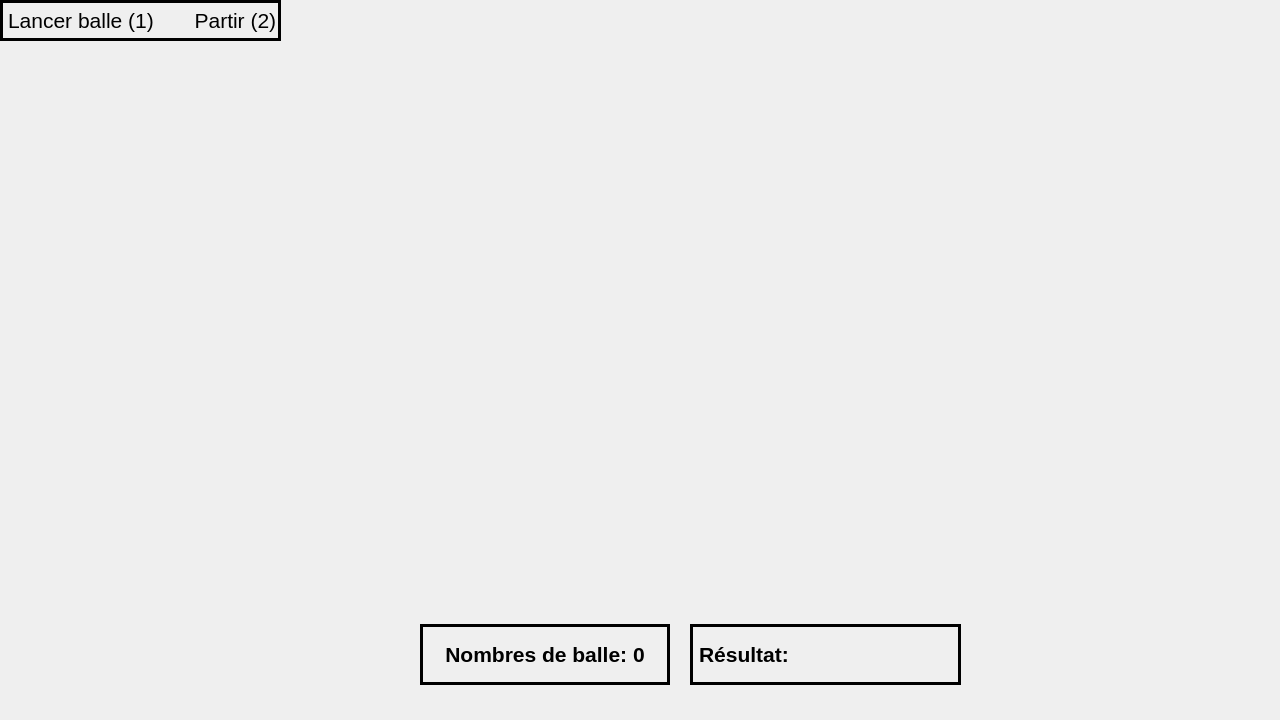
<?xml version="1.0" encoding="UTF-8"?>
<ui version="4.0">
 <class>Capture</class>
 <widget class="QWidget" name="Capture">
  <property name="geometry">
   <rect>
    <x>0</x>
    <y>0</y>
    <width>1280</width>
    <height>720</height>
   </rect>
  </property>
  <property name="windowTitle">
   <string>Form</string>
  </property>
  <widget class="QLabel" name="BackGround">
   <property name="geometry">
    <rect>
     <x>0</x>
     <y>0</y>
     <width>1280</width>
     <height>720</height>
    </rect>
   </property>
   <property name="autoFillBackground">
    <bool>true</bool>
   </property>
   <property name="text">
    <string/>
   </property>
   <property name="textFormat">
    <enum>Qt::TextFormat::PlainText</enum>
   </property>
   <property name="pixmap">
    <pixmap resource="Image.qrc">:/Decor/Image_Qt/Decor/AreneCombat.png</pixmap>
   </property>
   <property name="scaledContents">
    <bool>true</bool>
   </property>
  </widget>
  <widget class="QLabel" name="Genimon">
   <property name="geometry">
    <rect>
     <x>800</x>
     <y>50</y>
     <width>300</width>
     <height>300</height>
    </rect>
   </property>
   <property name="font">
    <font>
     <kerning>true</kerning>
    </font>
   </property>
   <property name="autoFillBackground">
    <bool>false</bool>
   </property>
   <property name="text">
    <string/>
   </property>
  </widget>
  <widget class="QLabel" name="Joueur">
   <property name="geometry">
    <rect>
     <x>-20</x>
     <y>330</y>
     <width>411</width>
     <height>371</height>
    </rect>
   </property>
   <property name="autoFillBackground">
    <bool>false</bool>
   </property>
   <property name="text">
    <string/>
   </property>
  </widget>
  <widget class="QLabel" name="Info1">
   <property name="geometry">
    <rect>
     <x>420</x>
     <y>624</y>
     <width>250</width>
     <height>61</height>
    </rect>
   </property>
   <property name="font">
    <font>
     <pointsize>16</pointsize>
     <bold>true</bold>
    </font>
   </property>
   <property name="autoFillBackground">
    <bool>true</bool>
   </property>
   <property name="frameShape">
    <enum>QFrame::Shape::Box</enum>
   </property>
   <property name="lineWidth">
    <number>3</number>
   </property>
   <property name="text">
    <string>Nombres de balle: 0</string>
   </property>
   <property name="alignment">
    <set>Qt::AlignmentFlag::AlignCenter</set>
   </property>
  </widget>
  <widget class="QLabel" name="Resultat">
   <property name="geometry">
    <rect>
     <x>690</x>
     <y>624</y>
     <width>271</width>
     <height>61</height>
    </rect>
   </property>
   <property name="font">
    <font>
     <pointsize>16</pointsize>
     <bold>true</bold>
    </font>
   </property>
   <property name="autoFillBackground">
    <bool>true</bool>
   </property>
   <property name="frameShape">
    <enum>QFrame::Shape::Box</enum>
   </property>
   <property name="lineWidth">
    <number>3</number>
   </property>
   <property name="text">
    <string>Résultat:</string>
   </property>
  </widget>
  <widget class="QLabel" name="Pokeball">
   <property name="geometry">
    <rect>
     <x>500</x>
     <y>190</y>
     <width>100</width>
     <height>80</height>
    </rect>
   </property>
   <property name="autoFillBackground">
    <bool>false</bool>
   </property>
   <property name="text">
    <string/>
   </property>
   <property name="pixmap">
    <pixmap resource="Image.qrc">:/Decor/Image_Qt/Decor/pokeball1.png</pixmap>
   </property>
   <property name="scaledContents">
    <bool>true</bool>
   </property>
  </widget>
  <widget class="QLabel" name="Contoles">
   <property name="geometry">
    <rect>
     <x>0</x>
     <y>0</y>
     <width>281</width>
     <height>41</height>
    </rect>
   </property>
   <property name="font">
    <font>
     <pointsize>16</pointsize>
     <bold>false</bold>
    </font>
   </property>
   <property name="autoFillBackground">
    <bool>true</bool>
   </property>
   <property name="frameShape">
    <enum>QFrame::Shape::Box</enum>
   </property>
   <property name="lineWidth">
    <number>3</number>
   </property>
   <property name="text">
    <string>Lancer balle (1)       Partir (2)</string>
   </property>
  </widget>
 </widget>
 <resources>
  <include location="Image.qrc"/>
 </resources>
 <connections/>
</ui>
